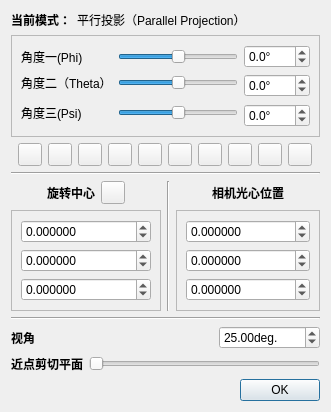
<?xml version="1.0" encoding="UTF-8"?>
<ui version="4.0">
 <class>CameraParamDlg</class>
 <widget class="QDialog" name="CameraParamDlg">
  <property name="geometry">
   <rect>
    <x>0</x>
    <y>0</y>
    <width>331</width>
    <height>407</height>
   </rect>
  </property>
  <property name="windowTitle">
   <string>相机参数编辑</string>
  </property>
  <property name="windowIcon">
   <iconset>
    <normaloff>:/CC/images/ccCamera.png</normaloff>:/CC/images/ccCamera.png</iconset>
  </property>
  <layout class="QVBoxLayout" name="verticalLayout_5">
   <item>
    <layout class="QHBoxLayout" name="horizontalLayout_3">
     <item>
      <widget class="QLabel" name="label_3">
       <property name="font">
        <font>
         <weight>75</weight>
         <bold>true</bold>
        </font>
       </property>
       <property name="text">
        <string>当前模式：</string>
       </property>
      </widget>
     </item>
     <item>
      <widget class="QLabel" name="currentModeLabel">
       <property name="sizePolicy">
        <sizepolicy hsizetype="Expanding" vsizetype="Preferred">
         <horstretch>0</horstretch>
         <verstretch>0</verstretch>
        </sizepolicy>
       </property>
       <property name="text">
        <string>平行投影（Parallel Projection）</string>
       </property>
       <property name="textFormat">
        <enum>Qt::AutoText</enum>
       </property>
      </widget>
     </item>
    </layout>
   </item>
   <item>
    <widget class="QFrame" name="anglesFrame">
     <property name="frameShape">
      <enum>QFrame::StyledPanel</enum>
     </property>
     <property name="frameShadow">
      <enum>QFrame::Raised</enum>
     </property>
     <layout class="QGridLayout" name="gridLayout">
      <item row="1" column="2" rowspan="2">
       <widget class="QDoubleSpinBox" name="thetaSpinBox">
        <property name="suffix">
         <string>°</string>
        </property>
        <property name="decimals">
         <number>1</number>
        </property>
        <property name="minimum">
         <double>-180.000000000000000</double>
        </property>
        <property name="maximum">
         <double>180.000000000000000</double>
        </property>
        <property name="singleStep">
         <double>0.100000000000000</double>
        </property>
       </widget>
      </item>
      <item row="1" column="1">
       <widget class="QSlider" name="thetaSlider">
        <property name="minimum">
         <number>-1800</number>
        </property>
        <property name="maximum">
         <number>1800</number>
        </property>
        <property name="singleStep">
         <number>10</number>
        </property>
        <property name="pageStep">
         <number>100</number>
        </property>
        <property name="orientation">
         <enum>Qt::Horizontal</enum>
        </property>
       </widget>
      </item>
      <item row="1" column="0">
       <widget class="QLabel" name="label_6">
        <property name="text">
         <string>角度二（Theta）</string>
        </property>
       </widget>
      </item>
      <item row="0" column="0">
       <widget class="QLabel" name="label_5">
        <property name="text">
         <string>角度一(Phi)</string>
        </property>
       </widget>
      </item>
      <item row="2" column="0" rowspan="2">
       <widget class="QLabel" name="label_7">
        <property name="text">
         <string>角度三(Psi)</string>
        </property>
       </widget>
      </item>
      <item row="0" column="2">
       <widget class="QDoubleSpinBox" name="phiSpinBox">
        <property name="suffix">
         <string>°</string>
        </property>
        <property name="decimals">
         <number>1</number>
        </property>
        <property name="minimum">
         <double>-180.000000000000000</double>
        </property>
        <property name="maximum">
         <double>180.000000000000000</double>
        </property>
        <property name="singleStep">
         <double>0.100000000000000</double>
        </property>
       </widget>
      </item>
      <item row="2" column="1" rowspan="2">
       <widget class="QSlider" name="psiSlider">
        <property name="minimum">
         <number>-1800</number>
        </property>
        <property name="maximum">
         <number>1800</number>
        </property>
        <property name="singleStep">
         <number>10</number>
        </property>
        <property name="pageStep">
         <number>100</number>
        </property>
        <property name="orientation">
         <enum>Qt::Horizontal</enum>
        </property>
       </widget>
      </item>
      <item row="3" column="2">
       <widget class="QDoubleSpinBox" name="psiSpinBox">
        <property name="suffix">
         <string>°</string>
        </property>
        <property name="decimals">
         <number>1</number>
        </property>
        <property name="minimum">
         <double>-180.000000000000000</double>
        </property>
        <property name="maximum">
         <double>180.000000000000000</double>
        </property>
        <property name="singleStep">
         <double>0.100000000000000</double>
        </property>
       </widget>
      </item>
      <item row="0" column="1">
       <widget class="QSlider" name="phiSlider">
        <property name="minimum">
         <number>-1800</number>
        </property>
        <property name="maximum">
         <number>1800</number>
        </property>
        <property name="singleStep">
         <number>10</number>
        </property>
        <property name="pageStep">
         <number>100</number>
        </property>
        <property name="orientation">
         <enum>Qt::Horizontal</enum>
        </property>
       </widget>
      </item>
     </layout>
    </widget>
   </item>
   <item>
    <layout class="QHBoxLayout" name="horizontalLayout_8">
     <item>
      <spacer name="horizontalSpacer_6">
       <property name="orientation">
        <enum>Qt::Horizontal</enum>
       </property>
       <property name="sizeHint" stdset="0">
        <size>
         <width>40</width>
         <height>20</height>
        </size>
       </property>
      </spacer>
     </item>
     <item>
      <widget class="QToolButton" name="pushMatrixToolButton">
       <property name="toolTip">
        <string>Push current camera orientation</string>
       </property>
       <property name="statusTip">
        <string>Push current camera orientation</string>
       </property>
       <property name="text">
        <string/>
       </property>
       <property name="icon">
        <iconset resource="../mainwindow.qrc">
         <normaloff>:/CC/images/smallBasket.png</normaloff>:/CC/images/smallBasket.png</iconset>
       </property>
      </widget>
     </item>
     <item>
      <widget class="QFrame" name="buttonsFrame">
       <property name="enabled">
        <bool>true</bool>
       </property>
       <property name="frameShape">
        <enum>QFrame::NoFrame</enum>
       </property>
       <property name="frameShadow">
        <enum>QFrame::Plain</enum>
       </property>
       <layout class="QHBoxLayout" name="horizontalLayout_7">
        <property name="margin">
         <number>0</number>
        </property>
        <item>
         <widget class="QToolButton" name="revertMatrixToolButton">
          <property name="enabled">
           <bool>true</bool>
          </property>
          <property name="toolTip">
           <string>Revert to previously stored camera orientation</string>
          </property>
          <property name="statusTip">
           <string>Revert to previously stored camera orientation</string>
          </property>
          <property name="text">
           <string/>
          </property>
          <property name="icon">
           <iconset resource="../mainwindow.qrc">
            <normaloff>:/CC/images/smallRevert.png</normaloff>:/CC/images/smallRevert.png</iconset>
          </property>
         </widget>
        </item>
        <item>
         <widget class="QToolButton" name="viewUpToolButton">
          <property name="enabled">
           <bool>true</bool>
          </property>
          <property name="toolTip">
           <string>Set 'up' view</string>
          </property>
          <property name="statusTip">
           <string>Set 'up' view</string>
          </property>
          <property name="text">
           <string/>
          </property>
          <property name="icon">
           <iconset resource="../mainwindow.qrc">
            <normaloff>:/CC/images/ccViewZpos.png</normaloff>:/CC/images/ccViewZpos.png</iconset>
          </property>
         </widget>
        </item>
        <item>
         <widget class="QToolButton" name="viewDownToolButton">
          <property name="enabled">
           <bool>true</bool>
          </property>
          <property name="toolTip">
           <string>Set 'down' view</string>
          </property>
          <property name="statusTip">
           <string>Set 'down' view</string>
          </property>
          <property name="text">
           <string/>
          </property>
          <property name="icon">
           <iconset resource="../mainwindow.qrc">
            <normaloff>:/CC/images/ccViewZneg.png</normaloff>:/CC/images/ccViewZneg.png</iconset>
          </property>
         </widget>
        </item>
        <item>
         <widget class="QToolButton" name="viewLeftToolButton">
          <property name="enabled">
           <bool>true</bool>
          </property>
          <property name="toolTip">
           <string>Set 'left' view</string>
          </property>
          <property name="statusTip">
           <string>Set 'left' view</string>
          </property>
          <property name="text">
           <string/>
          </property>
          <property name="icon">
           <iconset resource="../mainwindow.qrc">
            <normaloff>:/CC/images/ccViewXpos.png</normaloff>:/CC/images/ccViewXpos.png</iconset>
          </property>
         </widget>
        </item>
        <item>
         <widget class="QToolButton" name="viewRightToolButton">
          <property name="enabled">
           <bool>true</bool>
          </property>
          <property name="toolTip">
           <string>Set 'right' view</string>
          </property>
          <property name="statusTip">
           <string>Set 'right' view</string>
          </property>
          <property name="text">
           <string/>
          </property>
          <property name="icon">
           <iconset resource="../mainwindow.qrc">
            <normaloff>:/CC/images/ccViewXneg.png</normaloff>:/CC/images/ccViewXneg.png</iconset>
          </property>
         </widget>
        </item>
        <item>
         <widget class="QToolButton" name="viewFrontToolButton">
          <property name="enabled">
           <bool>true</bool>
          </property>
          <property name="toolTip">
           <string>Set 'front' view</string>
          </property>
          <property name="statusTip">
           <string>Set 'front' view</string>
          </property>
          <property name="text">
           <string/>
          </property>
          <property name="icon">
           <iconset resource="../mainwindow.qrc">
            <normaloff>:/CC/images/ccViewYpos.png</normaloff>:/CC/images/ccViewYpos.png</iconset>
          </property>
         </widget>
        </item>
        <item>
         <widget class="QToolButton" name="viewBackToolButton">
          <property name="enabled">
           <bool>true</bool>
          </property>
          <property name="toolTip">
           <string>Set 'back' view</string>
          </property>
          <property name="statusTip">
           <string>Set 'back' view</string>
          </property>
          <property name="text">
           <string/>
          </property>
          <property name="icon">
           <iconset resource="../mainwindow.qrc">
            <normaloff>:/CC/images/ccViewYneg.png</normaloff>:/CC/images/ccViewYneg.png</iconset>
          </property>
         </widget>
        </item>
        <item>
         <widget class="QToolButton" name="viewIso1ToolButton">
          <property name="enabled">
           <bool>true</bool>
          </property>
          <property name="toolTip">
           <string>Set 'front' isometric view</string>
          </property>
          <property name="statusTip">
           <string>Set 'front' isometric view</string>
          </property>
          <property name="text">
           <string/>
          </property>
          <property name="icon">
           <iconset resource="../mainwindow.qrc">
            <normaloff>:/CC/images/ccViewIso1.png</normaloff>:/CC/images/ccViewIso1.png</iconset>
          </property>
         </widget>
        </item>
        <item>
         <widget class="QToolButton" name="viewIso2ToolButton">
          <property name="enabled">
           <bool>true</bool>
          </property>
          <property name="toolTip">
           <string>Set 'back' isometric view</string>
          </property>
          <property name="statusTip">
           <string>Set 'back' isometric view</string>
          </property>
          <property name="text">
           <string/>
          </property>
          <property name="icon">
           <iconset resource="../mainwindow.qrc">
            <normaloff>:/CC/images/ccViewIso2.png</normaloff>:/CC/images/ccViewIso2.png</iconset>
          </property>
         </widget>
        </item>
       </layout>
      </widget>
     </item>
     <item>
      <spacer name="horizontalSpacer_7">
       <property name="orientation">
        <enum>Qt::Horizontal</enum>
       </property>
       <property name="sizeHint" stdset="0">
        <size>
         <width>40</width>
         <height>20</height>
        </size>
       </property>
      </spacer>
     </item>
    </layout>
   </item>
   <item>
    <widget class="Line" name="line_3">
     <property name="orientation">
      <enum>Qt::Horizontal</enum>
     </property>
    </widget>
   </item>
   <item>
    <layout class="QHBoxLayout" name="horizontalLayout_6">
     <item>
      <layout class="QVBoxLayout" name="verticalLayout_3">
       <item>
        <layout class="QHBoxLayout" name="horizontalLayout_4">
         <item>
          <spacer name="horizontalSpacer_4">
           <property name="orientation">
            <enum>Qt::Horizontal</enum>
           </property>
           <property name="sizeHint" stdset="0">
            <size>
             <width>40</width>
             <height>20</height>
            </size>
           </property>
          </spacer>
         </item>
         <item>
          <widget class="QLabel" name="label_8">
           <property name="font">
            <font>
             <weight>75</weight>
             <bold>true</bold>
            </font>
           </property>
           <property name="text">
            <string>旋转中心</string>
           </property>
           <property name="textFormat">
            <enum>Qt::AutoText</enum>
           </property>
          </widget>
         </item>
         <item>
          <widget class="QToolButton" name="pivotPickingToolButton">
           <property name="text">
            <string/>
           </property>
           <property name="icon">
            <iconset resource="../mainwindow.qrc">
             <normaloff>:/CC/images/ccPointPicking.png</normaloff>:/CC/images/ccPointPicking.png</iconset>
           </property>
          </widget>
         </item>
         <item>
          <spacer name="horizontalSpacer_5">
           <property name="orientation">
            <enum>Qt::Horizontal</enum>
           </property>
           <property name="sizeHint" stdset="0">
            <size>
             <width>40</width>
             <height>20</height>
            </size>
           </property>
          </spacer>
         </item>
        </layout>
       </item>
       <item>
        <widget class="QFrame" name="rotationCenterFrame">
         <property name="frameShape">
          <enum>QFrame::StyledPanel</enum>
         </property>
         <property name="frameShadow">
          <enum>QFrame::Raised</enum>
         </property>
         <layout class="QVBoxLayout" name="verticalLayout_2">
          <item>
           <widget class="QDoubleSpinBox" name="rcxDoubleSpinBox">
            <property name="decimals">
             <number>6</number>
            </property>
            <property name="minimum">
             <double>-999999999.000000000000000</double>
            </property>
            <property name="maximum">
             <double>999999999.000000000000000</double>
            </property>
           </widget>
          </item>
          <item>
           <widget class="QDoubleSpinBox" name="rcyDoubleSpinBox">
            <property name="decimals">
             <number>6</number>
            </property>
            <property name="minimum">
             <double>-999999999.000000000000000</double>
            </property>
            <property name="maximum">
             <double>999999999.000000000000000</double>
            </property>
           </widget>
          </item>
          <item>
           <widget class="QDoubleSpinBox" name="rczDoubleSpinBox">
            <property name="decimals">
             <number>6</number>
            </property>
            <property name="minimum">
             <double>-999999999.000000000000000</double>
            </property>
            <property name="maximum">
             <double>999999999.000000000000000</double>
            </property>
           </widget>
          </item>
         </layout>
        </widget>
       </item>
      </layout>
     </item>
     <item>
      <widget class="Line" name="line">
       <property name="orientation">
        <enum>Qt::Vertical</enum>
       </property>
      </widget>
     </item>
     <item>
      <layout class="QVBoxLayout" name="verticalLayout_4">
       <item>
        <layout class="QHBoxLayout" name="horizontalLayout_5">
         <item>
          <spacer name="horizontalSpacer_2">
           <property name="orientation">
            <enum>Qt::Horizontal</enum>
           </property>
           <property name="sizeHint" stdset="0">
            <size>
             <width>40</width>
             <height>20</height>
            </size>
           </property>
          </spacer>
         </item>
         <item>
          <widget class="QLabel" name="label_9">
           <property name="font">
            <font>
             <weight>75</weight>
             <bold>true</bold>
            </font>
           </property>
           <property name="text">
            <string>相机光心位置</string>
           </property>
          </widget>
         </item>
         <item>
          <spacer name="horizontalSpacer_3">
           <property name="orientation">
            <enum>Qt::Horizontal</enum>
           </property>
           <property name="sizeHint" stdset="0">
            <size>
             <width>40</width>
             <height>20</height>
            </size>
           </property>
          </spacer>
         </item>
        </layout>
       </item>
       <item>
        <widget class="QFrame" name="eyePositionFrame">
         <property name="frameShape">
          <enum>QFrame::StyledPanel</enum>
         </property>
         <property name="frameShadow">
          <enum>QFrame::Raised</enum>
         </property>
         <layout class="QVBoxLayout" name="verticalLayout">
          <item>
           <widget class="QDoubleSpinBox" name="exDoubleSpinBox">
            <property name="decimals">
             <number>6</number>
            </property>
            <property name="minimum">
             <double>-999999999.000000000000000</double>
            </property>
            <property name="maximum">
             <double>999999999.000000000000000</double>
            </property>
           </widget>
          </item>
          <item>
           <widget class="QDoubleSpinBox" name="eyDoubleSpinBox">
            <property name="decimals">
             <number>6</number>
            </property>
            <property name="minimum">
             <double>-999999999.000000000000000</double>
            </property>
            <property name="maximum">
             <double>999999999.000000000000000</double>
            </property>
           </widget>
          </item>
          <item>
           <widget class="QDoubleSpinBox" name="ezDoubleSpinBox">
            <property name="decimals">
             <number>6</number>
            </property>
            <property name="minimum">
             <double>-999999999.000000000000000</double>
            </property>
            <property name="maximum">
             <double>999999999.000000000000000</double>
            </property>
           </widget>
          </item>
         </layout>
        </widget>
       </item>
      </layout>
     </item>
    </layout>
   </item>
   <item>
    <widget class="Line" name="line_2">
     <property name="orientation">
      <enum>Qt::Horizontal</enum>
     </property>
    </widget>
   </item>
   <item>
    <layout class="QHBoxLayout" name="horizontalLayout_2">
     <item>
      <widget class="QLabel" name="label_2">
       <property name="font">
        <font>
         <weight>75</weight>
         <bold>true</bold>
        </font>
       </property>
       <property name="text">
        <string>视角</string>
       </property>
      </widget>
     </item>
     <item>
      <spacer name="horizontalSpacer">
       <property name="orientation">
        <enum>Qt::Horizontal</enum>
       </property>
       <property name="sizeHint" stdset="0">
        <size>
         <width>40</width>
         <height>20</height>
        </size>
       </property>
      </spacer>
     </item>
     <item>
      <widget class="QDoubleSpinBox" name="fovDoubleSpinBox">
       <property name="suffix">
        <string>deg.</string>
       </property>
       <property name="minimum">
        <double>0.010000000000000</double>
       </property>
       <property name="maximum">
        <double>10000.000000000000000</double>
       </property>
       <property name="value">
        <double>25.000000000000000</double>
       </property>
      </widget>
     </item>
    </layout>
   </item>
   <item>
    <layout class="QHBoxLayout" name="horizontalLayout">
     <item>
      <widget class="QLabel" name="label">
       <property name="font">
        <font>
         <weight>75</weight>
         <bold>true</bold>
        </font>
       </property>
       <property name="text">
        <string>近点剪切平面</string>
       </property>
      </widget>
     </item>
     <item>
      <widget class="QSlider" name="zNearHorizontalSlider">
       <property name="orientation">
        <enum>Qt::Horizontal</enum>
       </property>
      </widget>
     </item>
    </layout>
   </item>
   <item>
    <spacer name="verticalSpacer">
     <property name="orientation">
      <enum>Qt::Vertical</enum>
     </property>
     <property name="sizeHint" stdset="0">
      <size>
       <width>20</width>
       <height>13</height>
      </size>
     </property>
    </spacer>
   </item>
   <item>
    <widget class="QDialogButtonBox" name="buttonBox">
     <property name="standardButtons">
      <set>QDialogButtonBox::Ok</set>
     </property>
    </widget>
   </item>
  </layout>
 </widget>
 <resources>
  <include location="../mainwindow.qrc"/>
 </resources>
 <connections/>
</ui>
